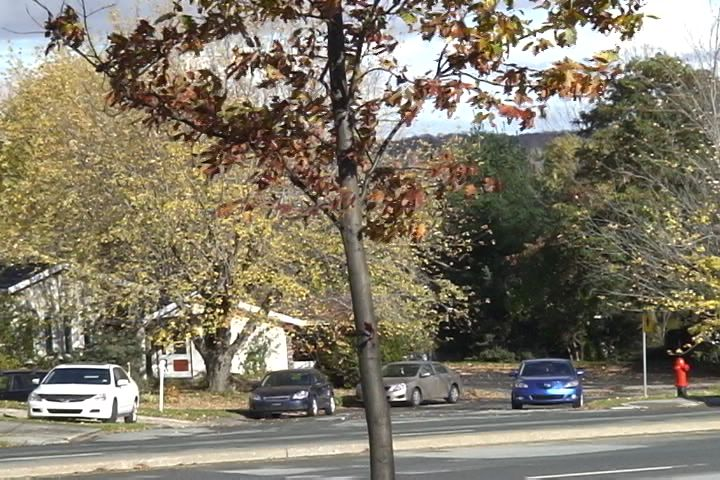
%> input picture week2/Dataset/Fall/input/in001460.jpg, 720 x 480 px
$ octave main.m   (GNU Octave 9; MATLAB toolbox functions it lacks are replaced by stand-ins)
%> lines starting %> are read from the running program, lines starting %| are printed output that depends on the picture
### week2/GaussianTraining.m
function [ mean_dataset, sd_dataset ] = GaussianTraining( inputFolder,dirlist,numberTraining,gaussianColor)
%Train for the Non-recursive Gaussian modeling for background substraction
%The function compute the mean and standard deviation of a set of images

    %Load the images and compute the sum of the images
    %Inicialize the matrix
    size_im = size(imread(strcat(inputFolder,dirlist(1).name)));
    if(gaussianColor)
        im_array = zeros([size_im numberTraining]);
    else
        im_array = zeros([size_im(1:2) numberTraining]);
    end
    %Read and cummulate sum
    for ii=1:numberTraining
        if(gaussianColor)
            im_array(:,:,ii) =imread(strcat(inputFolder,dirlist(ii).name));
        else
            im_array(:,:,ii) = rgb2gray(imread(strcat(inputFolder,dirlist(ii).name)));
        end
    end;
    mean_dataset = mean(im_array,3);
    sd_dataset = std(im_array,0,3);
    % [5 lines of commented-out code are left out]
end

### week2/GaussianTesting.m
function [ out ] = GaussianTesting( inputFolder,dirList,mean_dataset,sd_dataset,numberTraining,gaussianColor,alphaVal,WriteResults,datasetName)
%Testing for the Non-recursive Gaussian modeling for background substraction
%The function compute the backgraund substraction of a set of images

%Inicialize the matrix
imsize = size(imread(strcat(inputFolder,dirList(1).name)));
if(gaussianColor)
    out = zeros([imsize length(dirList)-numberTraining+1]);
else
    out = zeros([imsize(1:2) length(dirList)-numberTraining+1 ]);
end

i=1;

for ii=numberTraining+1:length(dirList)

    if(gaussianColor)
        current_image = rgb2gray(imread(strcat(inputFolder,dirList(ii).name)));
        %Background
        out(:,:,i) = ~(abs(current_image-mean_dataset) < (alphaVal*(sd_dataset)));
        if(WriteResults)
            imwrite(out(:,:,i),strrep(inputFolder, '/input/', '/results/'));
        end
    else
        current_image = double(rgb2gray(imread(strcat(inputFolder,dirList(ii).name))));
        %Background
        out(:,:,i) = ~(abs(current_image-mean_dataset) < (alphaVal*(sd_dataset+2)));
        if(WriteResults)
            imwrite(background,strcat('./results/recursive/backgroundMask/',datasetName,'/',num2str(ii),'_alpha_',num2str(alphaVal),'.png'));
        end
    end
    i=i+1;
end;

end

### week2/PixelEvaluation.m
function [pixelTP, pixelFP, pixelFN, pixelTN]  = PixelEvaluation( currentimage,ground )
%:::PixelEvaluation::::::::::::::::::::::::::::::::::::::::::::::::::::::::
%Computes the number of TP,FP,FN and TN of a given image comparing with its
%grund truth.
%Input:
%   -currentimage: Input image for analysis
%   -ground: Corresponding gorund truth
%Output:
%   -pixelTP: number of pixels classified as true positives
%   -pixelFP: number of pixels classified as false positives
%   -pixelFN: number of pixels classified as false negatives
%   -pixelTN: number of pixels classified as true negatives
%::::::::::::::::::::::::::::::::::::::::::::::::::::::::::::::::::::::::::
   pixelTP = sum(sum(currentimage==1 & ground==255));
   pixelFP = sum(sum(currentimage==1 & ground<=50));
   pixelFN = sum(sum(currentimage<=50 & ground==255));
   pixelTN = sum(sum(currentimage<=50 & ground<=50));

end

### week2/GaussianEvaluation.m
function [TP,FP,FN,TN,F1,Recall,Precision] = GaussianEvaluation(output,groundtruth)
%Evaluation Metrics for the Non-recursive Gaussian modeling for background substraction
%The function compute TP,FP,TN,FN,F1 of a set of images
TP=0;FP=0;FN=0;TN=0;F1=0;Recall=0;Precision = 0;
for i=1:size(output,3)
    [pixelTP, pixelFP, pixelFN, pixelTN]  = PixelEvaluation( output(:,:,i),groundtruth(:,:,i) );
    TP = TP + pixelTP;
    FP = FP + pixelFP;
    FN = FN + pixelFN;
    TN = TN + pixelTN;
end

[Precision,Recall,F1] = computeMetrics(TP,FP,FN);
end

### week2/computeMetrics.m
function [Precision,Recall,F1] = computeMetrics(TP,FP,FN)
%:::computeMetrics:::::::::::::::::::::::::::::::::::::::::::::::::::::::::
%Computes precision, recall and F1 score from given TP, FP and FN values
%Input:
%   -TP: Number of true positives
%   -FP: Number of false positives
%   -FN: Number of false negatives
%Output:
%   -Precision: TP/(TP+FP)
%   -Recal: TP/(TP+FN)
%   -F1: 2*((Precision*Recall)/(Precision+Recall))
%::::::::::::::::::::::::::::::::::::::::::::::::::::::::::::::::::::::::::
Precision = TP ./ (TP+FP);
Recall = TP ./ (TP+FN);
F1 = (2*Precision.*Recall) ./ (Precision + Recall);

end

### week2/GaussianAdaptativeClassify.m
function [mean_dataset, sd_dataset,background] = GaussianAdaptativeClassify (inputFolder,dirList,j,gaussianColor,sd_dataset,mean_dataset,alpha,p,WriteResults,datasetName)
   %Classify for the Recursive Gaussian modeling for background substraction

   current_image = imread(strcat(inputFolder,dirList(j).name));
   if ~gaussianColor
       current_image = double(rgb2gray(current_image));
   end

   background = (abs(current_image-mean_dataset) > (alpha*(sd_dataset+2)));

   img_back=background.*current_image;

    mean_dataset = p*img_back+(1-p)*mean_dataset;
    sd_dataset = sqrt(p*(img_back-mean_dataset).^2+(1-p)*sd_dataset.^2);

   if(WriteResults)
       imwrite(background,strcat('./results/recursive/backgroundMask/',datasetName,'/',num2str(j),'_alpha_',num2str(alpha),'_p_',num2str(p),'.png'));
   end

end

### week2/main.m
%M4 - Team X
%This script execute all the tasks of the second week of the project


%CONFIG PARAMETERS
param.gaussianColor = false;
%Value between [-2.5,2.5]
param.alpha = 0.1;
param.maxAlpha = 5;
param.minAlpha = 0;
param.minP = 0;
param.maxP = 1;
%Get the Datasets
datasets = dir('Dataset/');
datasets = datasets(find(vertcat(datasets.isdir)));
datasets = datasets(3:end);

%%
%------------------
%Gaussian Modelling
%------------------

%-------Task 1-----------

for i=1:length(datasets)

    %Training
    %---------
    %List the images for training
    inputFolder = strcat('Dataset/',datasets(i).name,'/input/');
    dirList = dir(inputFolder);
    %Remove the . .. from the list
    dirList = dirList(3:end);
    %Use the half of the Dataset to train
    numberTraining = floor(length(dirList) / 2);

    [mean_dataset{i}, sd_dataset{i}] = GaussianTraining(inputFolder,dirList,numberTraining,param.gaussianColor);
%> in GaussianTraining, `size_im = size(imread(strcat(inputFolder,dirlist(1).name)));`: size_im = [480 720 3]
%> in GaussianTraining, `im_array = zeros([size_im(1:2) numberTraining]);`: im_array: size 480x720 double; every value is 0

    %Testing
    %-------
    %[output{i}] = GaussianTesting(inputFolder,dirList,mean_dataset{i},sd_dataset{i},numberTraining,param.gaussianColor,param.alpha,true);

end

%-------Task 2/3-----------
TP = zeros([length(datasets) (param.maxAlpha+abs(param.minAlpha))/0.1]); FP=TP;FN=FP;TN=FN;F1=TN;Recall=F1;Precision=Recall;
for i=1:length(datasets)
    %List the testing images
    inputFolder = strcat('Dataset/',datasets(i).name,'/input/');
    dirList = dir(inputFolder);
    dirList = dirList(3:end);
    %List the groundtruth images
    groundtruthFolder = strcat('Dataset/',datasets(i).name,'/groundtruth/')
    groundtruthList = dir(groundtruthFolder);
    groundtruthList = groundtruthList(3:end);
    numberTraining = floor(length(dirList) / 2);

    t=1;

    %Inicialize the matrix
    imsize = size(imread(strcat(groundtruthFolder,groundtruthList(1).name)));
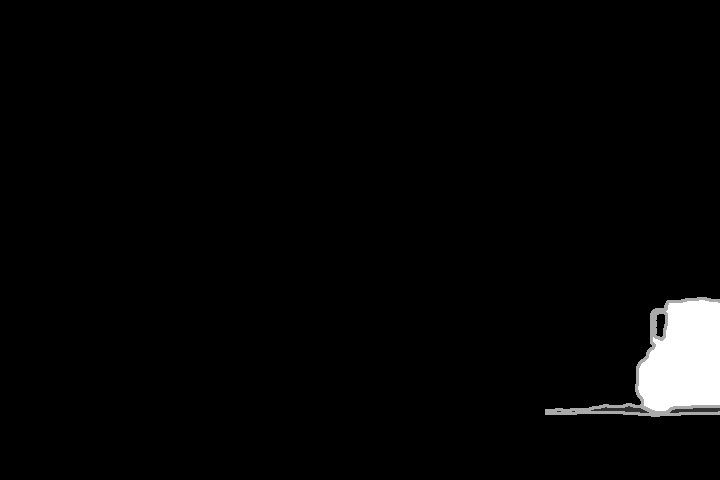
%> input picture week2/Dataset/Fall/groundtruth/gt001472.png, 720 x 480 px
%> imsize = [480 720]
    groundtruth = zeros([imsize(1:2) length(dirList)-numberTraining+1 ]);

    for ii=numberTraining+1:length(dirList)
        if(param.gaussianColor)
            groundtruth(:,:,:,ii-numberTraining) = imread(strcat(groundtruthFolder,strrep(groundtruthList(ii).name,'in','gt')));
        else
            groundtruth(:,:,ii-numberTraining) = imread(strcat(groundtruthFolder,strrep(groundtruthList(ii).name,'in','gt')));
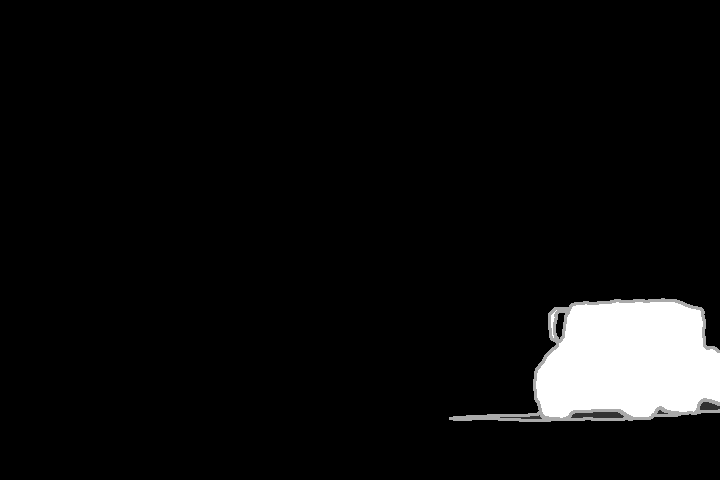
%> input picture week2/Dataset/Fall/groundtruth/gt001481.png, 720 x 480 px
        end
    end;

    for ii=param.minAlpha:0.1:param.maxAlpha
        [output] = GaussianTesting(inputFolder,dirList,mean_dataset{i},sd_dataset{i},numberTraining,param.gaussianColor,ii,false,datasets(i).name);
%> in GaussianTesting, `imsize = size(imread(strcat(inputFolder,dirList(1).name)));`: imsize = [480 720 3]
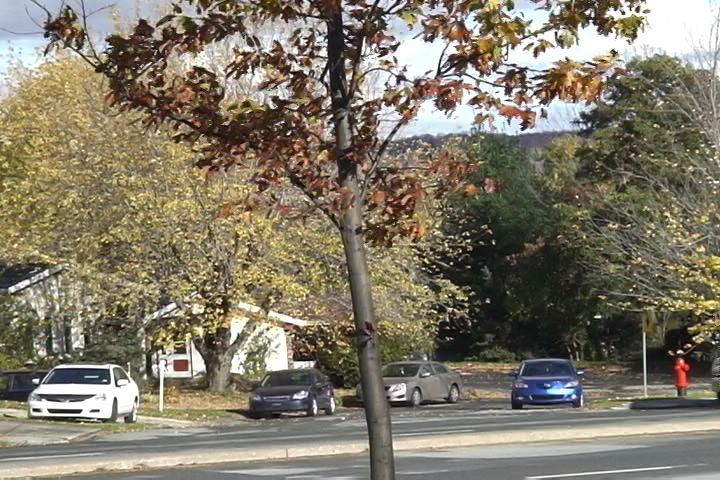
%> input picture week2/Dataset/Fall/input/in001465.jpg, 720 x 480 px
%> in GaussianTesting, `current_image = double(rgb2gray(imread(strcat(inputFolder,dirList(ii)...`:
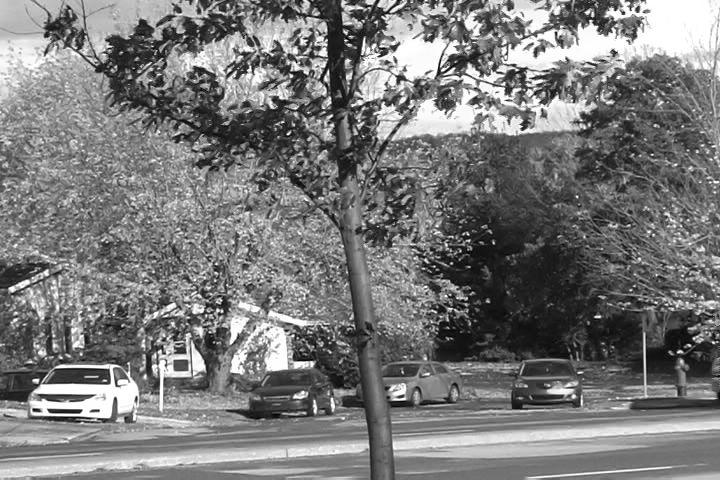
%> current_image: size 480x720 double; min 0, max 255, mean 121.4
        [TP(i,t),FP(i,t),FN(i,t),TN(i,t),F1(i,t),Recall(i,t),Precision(i,t)] = GaussianEvaluation(output,groundtruth);
%> the loop in GaussianEvaluation, `for i=1:size(output,3)` made 2 passes
%> (pixelTP, pixelFP, pixelFN, pixelTN, TP, FP, FN, TN) on passes 1 to 2: (17168, 325545, 17168, 325545, 17168, 325545, 17168, 325545), (0, 0, 0, 345600, 17168, 325545, 17168, 671145)
%> in computeMetrics, `Precision = TP ./ (TP+FP);`: Precision = 0.0501
%> in computeMetrics, `Recall = TP ./ (TP+FN);`: Recall = 0.5
%> in computeMetrics, `F1 = (2*Precision.*Recall) ./ (Precision + Recall);`: F1 = 0.0911
%> in GaussianEvaluation, `[Precision,Recall,F1] = computeMetrics(TP,FP,FN);`: Precision = 0.0501; Recall = 0.5; F1 = 0.0911
        t=t+1;
    end
end

%Ploting Data
for i=1:length(datasets)
    len = length(TP(i,:));
    figure,
    plot((1:len),TP(i,:),(1:len), FP(i,:),(1:len), FN(i,:),(1:len), TN(i,:))
%     set(gca,'XTick',1:10:len )
     set(gca,'XTickLabel',param.minAlpha:0.1:param.maxAlpha )
    legend('TP','FP','FN','TN')
    title(strcat('Evaluation - Non-recursive Gaussian modeling - "',datasets(i).name,'" Dataset'))
    xlabel('\alpha Threshold')
    ylabel('Nº Pixels')
end
%> this loop made 1 pass

for i=1:length(datasets)
    figure,
    plot(1:length(F1(i,:)),F1(i,:))
    %Max F1
    [y x] = max(F1(i,:))
    hold on
    plot(x,y,'o','MarkerSize',10)
    strmax = ['\alpha = ',num2str(x*0.1), ' | F1 Score = ',num2str(F1(i,x))];
    text(x,y,strmax,'HorizontalAlignment','left');
    %Min F1
    [y x] = min(F1(i,:))
    hold on
    plot(x,y,'o','MarkerSize',10)
    strmax = ['\alpha = ',num2str(x*0.1), ' | F1 Score = ',num2str(F1(i,x))];
    text(x,y,strmax,'HorizontalAlignment','left');
    %Plot parameters
%     set(gca,'XTick',1:10:len )
    set(gca,'XTickLabel',param.minAlpha:0.1*10:param.maxAlpha )
    title(strcat('F1 Score - Non-recursive Gaussian modeling - "',datasets(i).name,'" Dataset'))
    xlabel('\alpha Threshold')
    ylabel('F1 Score')
end

%%precision vs Recall curve & auc
for i=1:length(datasets)
 figure()
 plot(Precision(i,:),Recall(i,:))
 title(strcat('Precision vs Recall - Recursive Gaussian modeling - "',datasets(i).name,'" Dataset',' AUC=',num2str(trapz(Recall(i,:),Precision(i,:)))))
 xlabel('Recall')
 ylabel('Precision')
end
%%
%-------Task 4-----------%
alphaTest = {'Fall' 'Highway' 'Traffic'};
alphaParam = [4.6, 2, 1.9];
alphaMap = containers.Map(alphaTest,alphaParam);
TP = zeros([length(datasets) (param.maxP+abs(param.minP))/0.1]); FP=TP;FN=FP;TN=FN;F1=TN;Recall=F1;Precision=Recall;
for i=1:length(datasets)

    %Training
    %---------
    %List the images for training
    inputFolder = strcat('Dataset/',datasets(i).name,'/input/');
    dirList = dir(inputFolder);
    %Remove the . .. from the list
    dirList = dirList(3:end);
    %Use the half of the Dataset to train
    numberTraining = floor(length(dirList) / 2);

    [mean_dataset{i}, sd_dataset{i}] = GaussianTraining(inputFolder,dirList,numberTraining,param.gaussianColor);

%%
   %Groundtruth
   %List the groundtruth images
    groundtruthFolder = strcat('Dataset/',datasets(i).name,'/groundtruth/');
    groundtruthList = dir(groundtruthFolder);
    groundtruthList = groundtruthList(3:end);
    imsize = size(imread(strcat(groundtruthFolder,groundtruthList(1).name)));
    groundtruth = zeros([imsize(1:2) length(dirList)-numberTraining+1 ]);
    for ii=numberTraining+1:length(dirList)
           groundtruth(:,:,ii-numberTraining) = imread(strcat(groundtruthFolder,strrep(groundtruthList(ii).name,'in','gt')));
    end
   % Classify
   t=1;
   for p=param.minP:0.1:param.maxP
       i_img=1;
       background = zeros([imsize(1:2) length(dirList)-numberTraining+1 ]);
        for j = numberTraining+1:length(dirList)
            [mean_dataset{i}, sd_dataset{i},background(:,:,i_img)] = GaussianAdaptativeClassify (inputFolder,dirList,j,param.gaussianColor,sd_dataset{i},mean_dataset{i},alphaMap(datasets(i).name),p,true,datasets(i).name);
%> in GaussianAdaptativeClassify, current_image is the input picture: size 480x720x3 uint8; mean R, G, B 128.5, 121.2, 104.2
%> in GaussianAdaptativeClassify, `background = (abs(current_image-mean_dataset) > (alpha*(sd_dataset+2)));`:
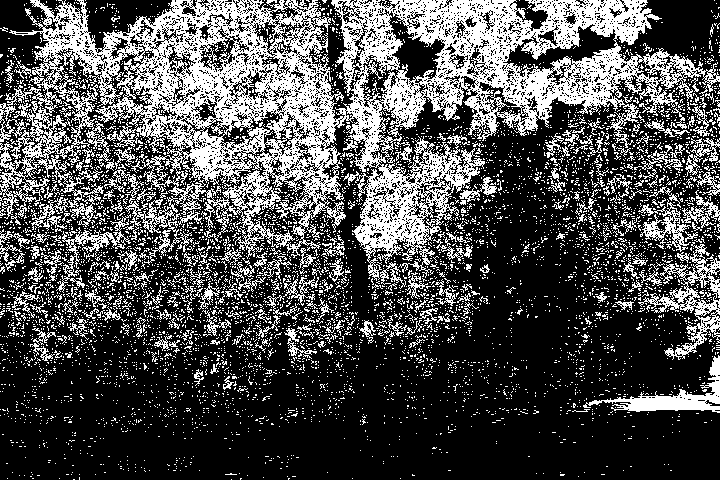
%> background: size 480x720 logical; 31.1% white in thin lines or dots
%> in GaussianAdaptativeClassify, `img_back=background.*current_image;`:
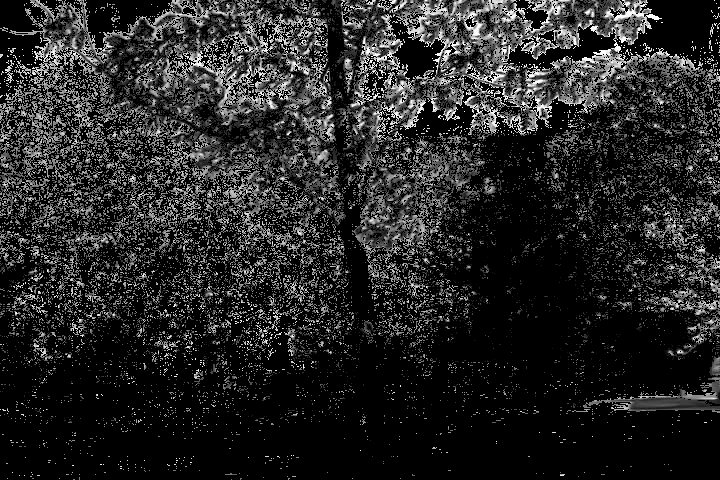
%> img_back: size 480x720 double; min 0, max 255, mean 38.1
            i_img=i_img+1;
        end
        %Evaluation
       [TP(i,t),FP(i,t),FN(i,t),TN(i,t),F1(i,t),Recall(i,t),Precision(i,t)] = GaussianEvaluation(background,groundtruth);
%> the loop in GaussianEvaluation (call 2), `for i=1:size(output,3)` made 2 passes
%> (pixelTP, pixelFP, pixelFN, pixelTN, TP, FP, FN, TN) on passes 1 to 2: (3050, 103860, 17168, 325545, 3050, 103860, 17168, 325545), (0, 0, 0, 345600, 3050, 103860, 17168, 671145)
        t=t+1;
   end
end
%% Results
% TP, FP, FN, TN
for i=1:length(datasets)
    len = length(TP(i,:));
    figure()
    plot((1:len),TP(i,:),(1:len), FP(i,:),(1:len), FN(i,:),(1:len), TN(i,:))
    set(gca,'XTickLabel',param.minP:0.1:param.maxP )
    legend('TP','FP','FN','TN')
    title(strcat('Evaluation - Recursive Gaussian modeling - "',datasets(i).name,'" Dataset'))
    xlabel('p Threshold')
    ylabel('Nº Pixels')
end
%%
%F1 score
for i=1:length(datasets)
    figure()
    plot(1:length(F1(i,:)),F1(i,:))
    %Max F1
    [y x] = max(F1(i,:))
    hold on
    plot(x,y,'o','MarkerSize',10)
    strmax = ['p = ',num2str(x*0.1), ' | F1 Score = ',num2str(F1(i,x))];
    text(x,y,strmax,'HorizontalAlignment','left');
    %Min F1
    [y x] = min(F1(i,:))
    hold on
    plot(x,y,'o','MarkerSize',10)
    strmax = ['p = ',num2str(x*0.1), ' | F1 Score = ',num2str(F1(i,x))];
    text(x,y,strmax,'HorizontalAlignment','left');
    %Plot parameters
%     set(gca,'XTick',1:10:len )
    set(gca,'XTickLabel',param.minP:0.1:param.maxP)
    title(strcat('F1 Score - Recursive Gaussian modeling - "',datasets(i).name,'" Dataset'))
    xlabel('p Threshold')
    ylabel('F1 Score')
end

%% precision vs Recall curve & auc
for i=1:length(datasets)
 figure()
 plot(Precision(i,:),Recall(i,:))
 title(strcat('Precision vs Recall - Recursive Gaussian modeling - "',datasets(i).name,'" Dataset',' AUC=',num2str(trapz(Recall(i,:),Precision(i,:)))))
 xlabel('Recall')
 ylabel('Precision')
end
%> this loop made 1 pass
%> pass 1, `ylabel('Precision')`:
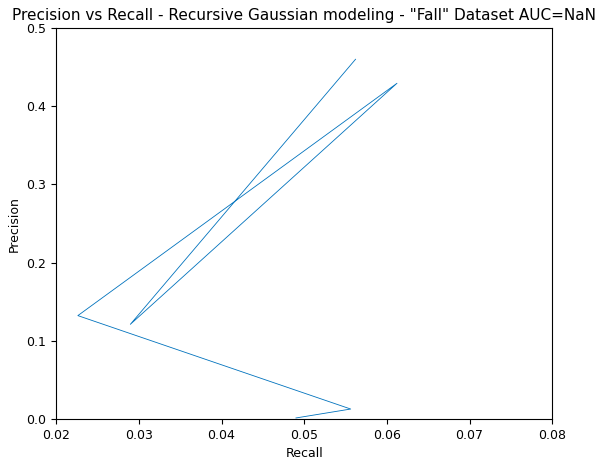
%> figure redrawn from the program's plot data
